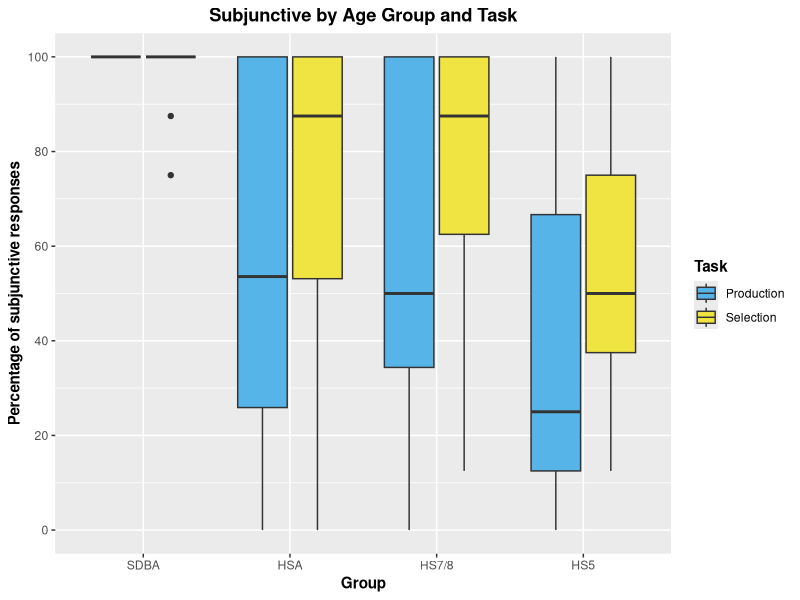
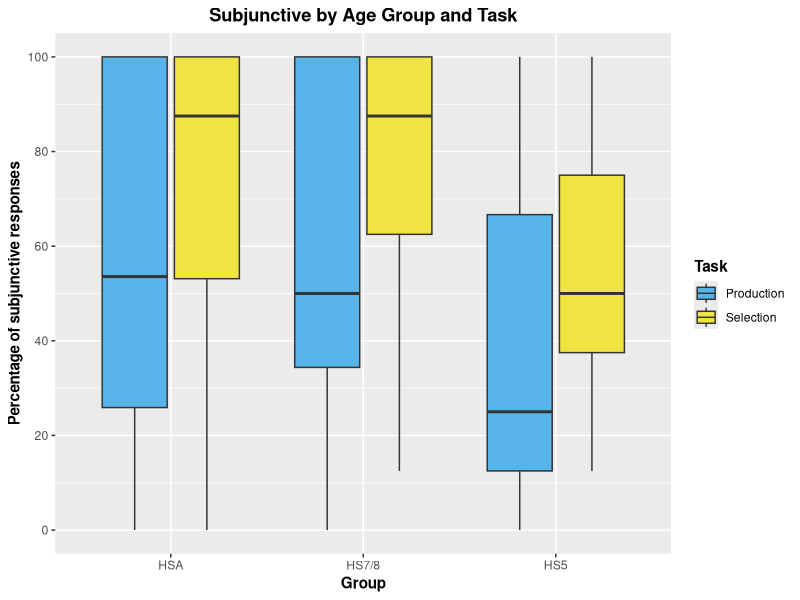
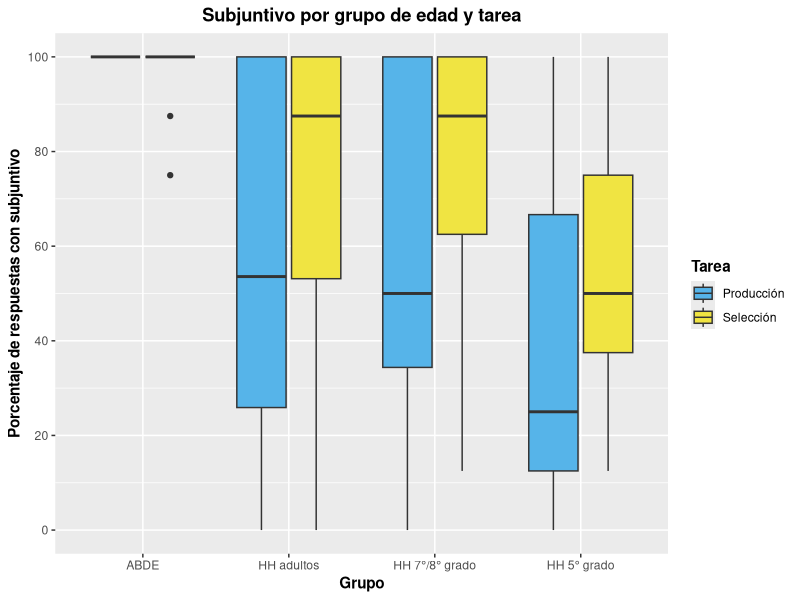
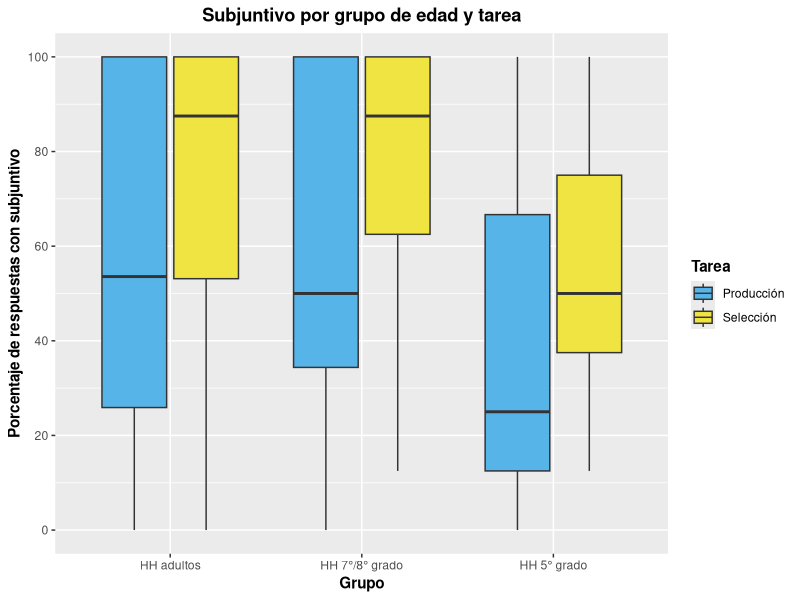

Write R code to recreate these figures, in order.
library(tidyverse)


# Prepare and load data
## EPT
SDB_EPT <- read_csv("./CSV Files/SDB/SDB Subjunctive EPT.csv") %>%
  filter(Property == "Intensional subjunctive") %>%
  mutate(Group = "SDBA")

HSA_EPT <- read_csv("./CSV Files/Adult HS/Adult HS Subjunctive EPT.csv") %>%
  filter(Property == "Intensional subjunctive") %>% 
  mutate(Group = "HSA")

DLI78_EPT <- read_csv("./CSV Files/DLI-78/DLI-78 Subjunctive EPT.csv") %>%
  filter(Property == "Intensional subjunctive") %>% 
  mutate(Group = "HS7/8")

MLS78_EPT <- read_csv("./CSV Files/MLS-78/MLS-78 Subjunctive EPT.csv") %>%
  filter(Property == "Intensional subjunctive") %>% 
  mutate(Group = "HS7/8")

DLI5_EPT <- read_csv("./CSV Files/DLI-5/DLI-5 Subjunctive EPT.csv")  %>%
  filter(Property == "Intensional subjunctive") %>% 
  mutate(Group = "HS5")

MLS5_EPT <- read_csv("./CSV Files/MLS-5/MLS-5 Subjunctive EPT.csv") %>%
  filter(Property == "Intensional subjunctive") %>% 
  mutate(Group = "HS5") 


## FCT
SDB_FCT <- read_csv("./CSV Files/SDB/SDB Subjunctive FCT.csv") %>%
  filter(Property == "Intensional subjunctive") %>%
  mutate(Group = "SDBA")

HSA_FCT <- read_csv("./CSV Files/Adult HS/Adult HS Subjunctive FCT.csv") %>%
  filter(Property == "Intensional subjunctive") %>% 
  mutate(Group = "HSA")

DLI78_FCT <- read_csv("./CSV Files/DLI-78/DLI-78 Subjunctive FCT.csv") %>%
  filter(Property == "Intensional subjunctive") %>% 
  mutate(Group = "HS7/8")

MLS78_FCT <- read_csv("./CSV Files/MLS-78/MLS-78 Subjunctive FCT.csv") %>%
  filter(Property == "Intensional subjunctive") %>% 
  mutate(Group = "HS7/8")

DLI5_FCT <- read_csv("./CSV Files/DLI-5/DLI-5 Subjunctive FCT.csv")  %>%
  filter(Property == "Intensional subjunctive") %>% 
  mutate(Group = "HS5")

MLS5_FCT <- read_csv("./CSV Files/MLS-5/MLS-5 Subjunctive FCT.csv") %>%
  filter(Property == "Intensional subjunctive") %>% 
  mutate(Group = "HS5")


## Join and summarize data
EPT <- rbind(SDB_EPT, HSA_EPT, DLI78_EPT, MLS78_EPT, DLI5_EPT, MLS5_EPT) %>% 
  group_by(Part_ID, Group) %>%
  summarize(Total_Subj = sum(Mood_Use, na.rm = TRUE),
            Total_Responses = sum(!is.na(Mood_Use)),
            Ratio = Total_Subj/Total_Responses) %>% 
  mutate(Task = "Production",
         Ratio = (Ratio*100))


FCT <- rbind(SDB_FCT, HSA_FCT, DLI78_FCT, MLS78_FCT, DLI5_FCT, MLS5_FCT) %>% 
  group_by(Part_ID, Group) %>%
  summarize(Total_Subj = sum(Mood_Use, na.rm = TRUE),
            Total_Responses = sum(!is.na(Mood_Use)),
            Ratio = Total_Subj/Total_Responses) %>% 
  mutate(Task = "Selection",
         Ratio = (Ratio*100))

Aggregate <- rbind(EPT, FCT)
Aggregate$Group <- factor(Aggregate$Group, levels = c("SDBA", "HSA", "HS7/8", "HS5"))


## Create heritage dataset
Aggregate_Heritage <- Aggregate %>% 
  filter(!Group == "SDBA")
Aggregate_Heritage$Group <- factor(Aggregate_Heritage$Group, c("HSA", "HS7/8", "HS5"))


# Create graphs in English
## With SDBAs
Aggregate %>% 
  ggplot(aes(x = Group, y = Ratio, fill = Task)) +
  geom_boxplot() +
  scale_y_continuous(breaks = seq (0, 100, 20),
                     limits = c(0, 100)) +
  scale_fill_manual(values = c("#56B4E9", "#F0E442")) +
  labs(x = "Group", y = "Percentage of subjunctive responses", title = "Subjunctive by Age Group and Task") +
  theme(axis.title = element_text(face = "bold"),
        plot.title = element_text(hjust = 0.5, face = "bold"),
        legend.title = element_text(face = "bold"))


## Without SDBAs
Aggregate_Heritage %>% 
  ggplot(aes(x = Group, y = Ratio, fill = Task)) +
  geom_boxplot() +
  scale_y_continuous(breaks = seq (0, 100, 20),
                     limits = c(0, 100)) +
  scale_fill_manual(values = c("#56B4E9", "#F0E442")) +
  labs(x = "Group", y = "Percentage of subjunctive responses", title = "Subjunctive by Age Group and Task") +
  theme(axis.title = element_text(face = "bold"),
        plot.title = element_text(hjust = 0.5, face = "bold"),
        legend.title = element_text(face = "bold"))


# Create graphs in Spanish
## With SDBAs
Aggregate %>% 
  ggplot(aes(x = Group, y = Ratio, fill = Task)) +
  geom_boxplot() +
  scale_y_continuous(breaks = seq (0, 100, 20),
                     limits = c(0, 100)) +
  scale_x_discrete(labels = c("ABDE", "HH adultos", "HH 7°/8° grado", "HH 5° grado")) +
  scale_fill_manual(values = c("#56B4E9", "#F0E442"), labels = c("Producción", "Selección")) +
  labs(x = "Grupo", y = "Porcentaje de respuestas con subjuntivo", title = "Subjuntivo por grupo de edad y tarea", fill = "Tarea") +
  theme(axis.title = element_text(face = "bold"),
        plot.title = element_text(hjust = 0.5, face = "bold"),
        legend.title = element_text(face = "bold"))


## Without SDBAs
Aggregate_Heritage %>% 
  ggplot(aes(x = Group, y = Ratio, fill = Task)) +
  geom_boxplot() +
  scale_y_continuous(breaks = seq (0, 100, 20),
                     limits = c(0, 100)) +
  scale_x_discrete(labels = c("HH adultos", "HH 7°/8° grado", "HH 5° grado")) +
  scale_fill_manual(values = c("#56B4E9", "#F0E442"), labels = c("Producción", "Selección")) +
  labs(x = "Grupo", y = "Porcentaje de respuestas con subjuntivo", title = "Subjuntivo por grupo de edad y tarea", fill = "Tarea") +
  theme(axis.title = element_text(face = "bold"),
        plot.title = element_text(hjust = 0.5, face = "bold"),
        legend.title = element_text(face = "bold"))
